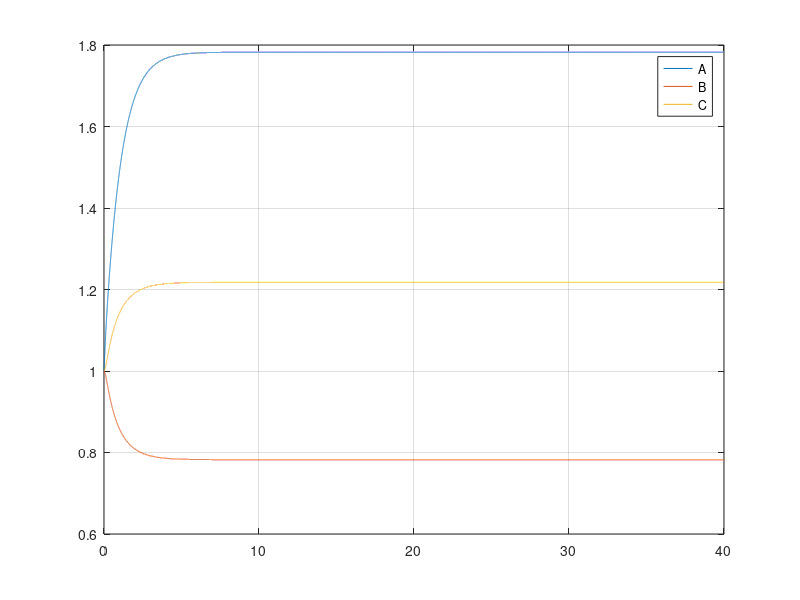

This chart was generated by the following MATLAB code:
clc; clear; close all

f = @(x,y) [3+2/3*y(1)-5/3*y(1)-3*y(1)*y(2)*1+2*1*y(3)^2
           2+2/3*y(2)-5/3*y(2)-3*y(1)*y(2)*1+2*1*y(3)^2
           2/3*y(3)-5/3*y(3)+3*y(1)*y(2)*1-2*1*y(3)^2];
x_start = 0;
x_end   = 40;
dx = 0.001;
x = x_start:dx:x_end;
y = zeros(3,length(x));  y(1) = 1; y(2) = 1; y(3) = 1;
i = 1;
while i < length(x)
    k1 = f(x(i),y(:,i));
    k2 = f(x(i) + dx/2, y(:,i) + k1*dx/2);
    k3 = f(x(i) + dx/2, y(:,i) + k2*dx/2);
    k4 = f(x(i) + dx  , y(:,i) + k3*dx  );
    y(:,i+1)  = y(:,i) + dx/6 * ( k1 + 2*k2 + 2*k3 + k4);
    i = i + 1;
end
%figure(2)
plot(x,y(1,:),x,y(2,:),x,y(3,:));grid
legend("A","B","C")